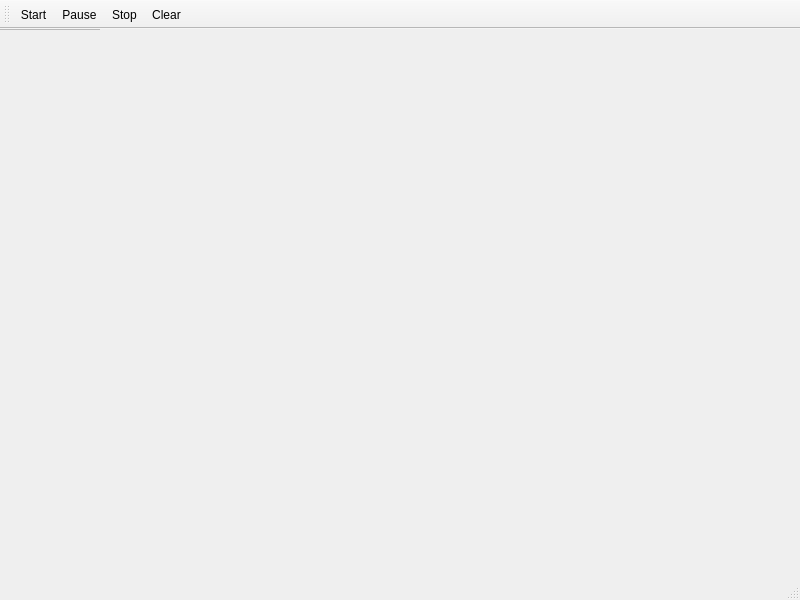
<?xml version="1.0" encoding="UTF-8"?>
<ui version="4.0">
 <class>MainWindow</class>
 <widget class="QMainWindow" name="MainWindow">
  <property name="geometry">
   <rect>
    <x>0</x>
    <y>0</y>
    <width>800</width>
    <height>600</height>
   </rect>
  </property>
  <property name="windowTitle">
   <string>MainWindow</string>
  </property>
  <widget class="QTextBrowser" name="centralwidget"/>
  <widget class="QMenuBar" name="menubar">
   <property name="geometry">
    <rect>
     <x>0</x>
     <y>0</y>
     <width>800</width>
     <height>24</height>
    </rect>
   </property>
  </widget>
  <widget class="QStatusBar" name="statusbar"/>
  <widget class="QToolBar" name="toolBar">
   <property name="windowTitle">
    <string>toolBar</string>
   </property>
   <attribute name="toolBarArea">
    <enum>TopToolBarArea</enum>
   </attribute>
   <attribute name="toolBarBreak">
    <bool>false</bool>
   </attribute>
   <addaction name="actionStart"/>
   <addaction name="actionPause"/>
   <addaction name="actionStop"/>
   <addaction name="actionClear"/>
  </widget>
  <action name="actionStart">
   <property name="text">
    <string>Start</string>
   </property>
  </action>
  <action name="actionPause">
   <property name="text">
    <string>Pause</string>
   </property>
  </action>
  <action name="actionStop">
   <property name="text">
    <string>Stop</string>
   </property>
  </action>
  <action name="actionClear">
   <property name="text">
    <string>Clear</string>
   </property>
  </action>
 </widget>
 <resources/>
 <connections/>
</ui>
